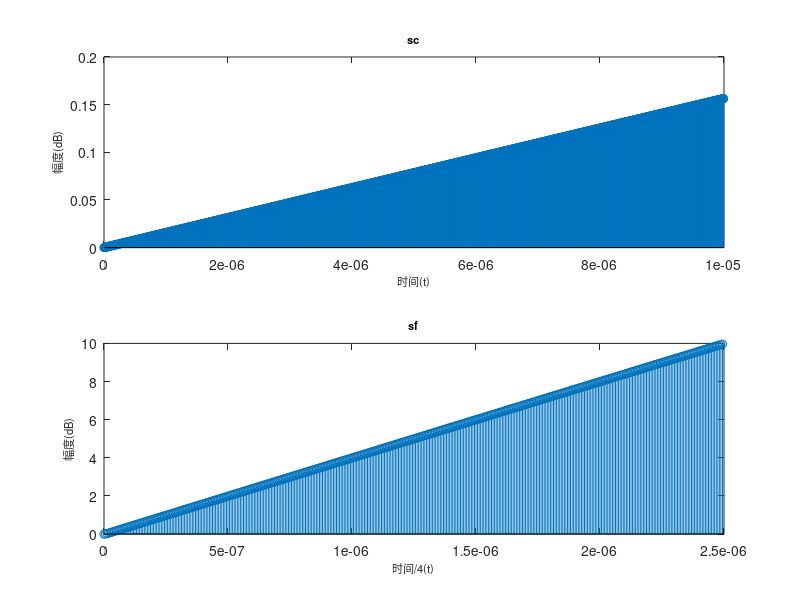
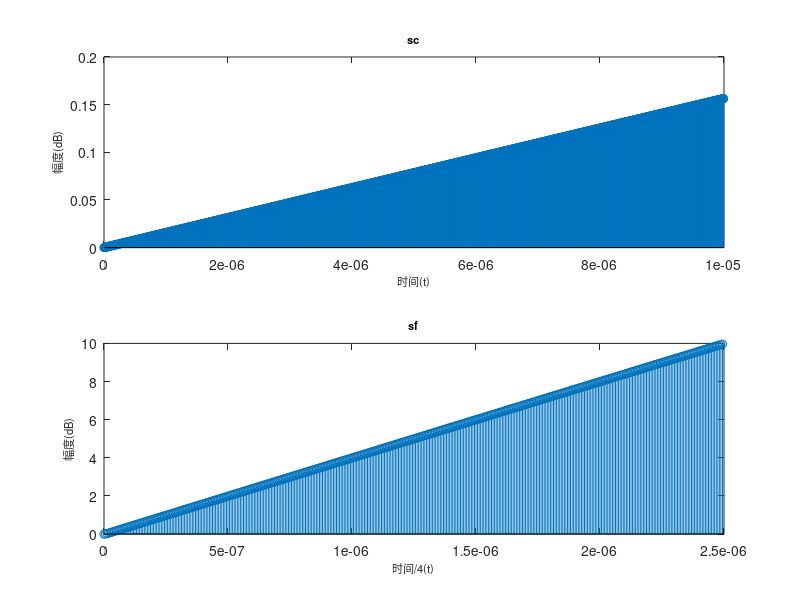
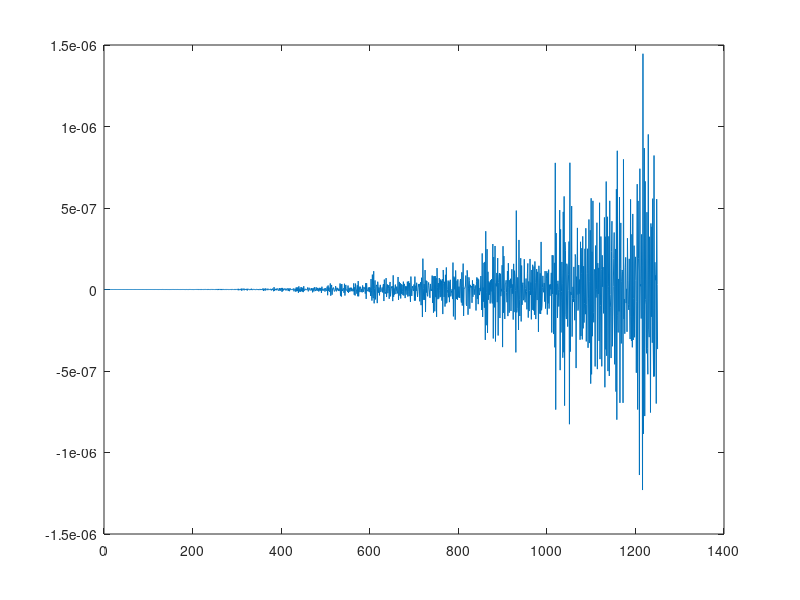

Source code (MATLAB) for these figures, in order:
close all
clear all
clc
 
%set system parameter
fs = 2500;    %The frequency of the local oscillator signal
Fs = 160e6;   %sampling frequency
N =  24;         %Quantitative bits
L = 5000;
 
%Generating an input signal
t =0:1/Fs:(1/Fs)*(L-1);          %Generating the time series of sampling frequencies
sc = sin(2*pi*fs*t);        %a sinusoidal input signal that produces a random starting phase
 
b =[1,-1];%integerator
a =[1,-1];%comb 
 
%comb
c1=filter(1,b,sc);
c2=filter(1,b,c1);
c3=filter(1,b,c2);
 
y = downsample(c3,4);
 
%integerater
i1 =filter(a,1,y);
i2 =filter(a,1,i1);
i3 =filter(a,1,i2);
sf = i3;
 
% N = 3 R = 4 M = 1
coe = [1 1 1 1];
coe1 = conv(coe,coe);
coe2 = conv(coe1,coe);
sf1 =filter(coe2,1,sc);
sf2 = downsample(sf1,4);
 
figure(1),
subplot(211),stem(t(1:1600),sc(1:1600));
xlabel('时间(t)','fontsize',8);
ylabel('幅度(dB)','fontsize',8);
title('sc','fontsize',8);
subplot(212),stem(t(1:400),sf(1:400));
xlabel('时间/4(t)','fontsize',8);
ylabel('幅度(dB)','fontsize',8);
title('sf','fontsize',8);

figure(2),
subplot(211),stem(t(1:1600),sc(1:1600));
xlabel('时间(t)','fontsize',8);
ylabel('幅度(dB)','fontsize',8);
title('sc','fontsize',8);
subplot(212),stem(t(1:400),sf2(1:400));
xlabel('时间/4(t)','fontsize',8);
ylabel('幅度(dB)','fontsize',8);
title('sf','fontsize',8);

figure(3)
plot(sf2 - sf) 
figure(3)
plot(sf2 - sf)

